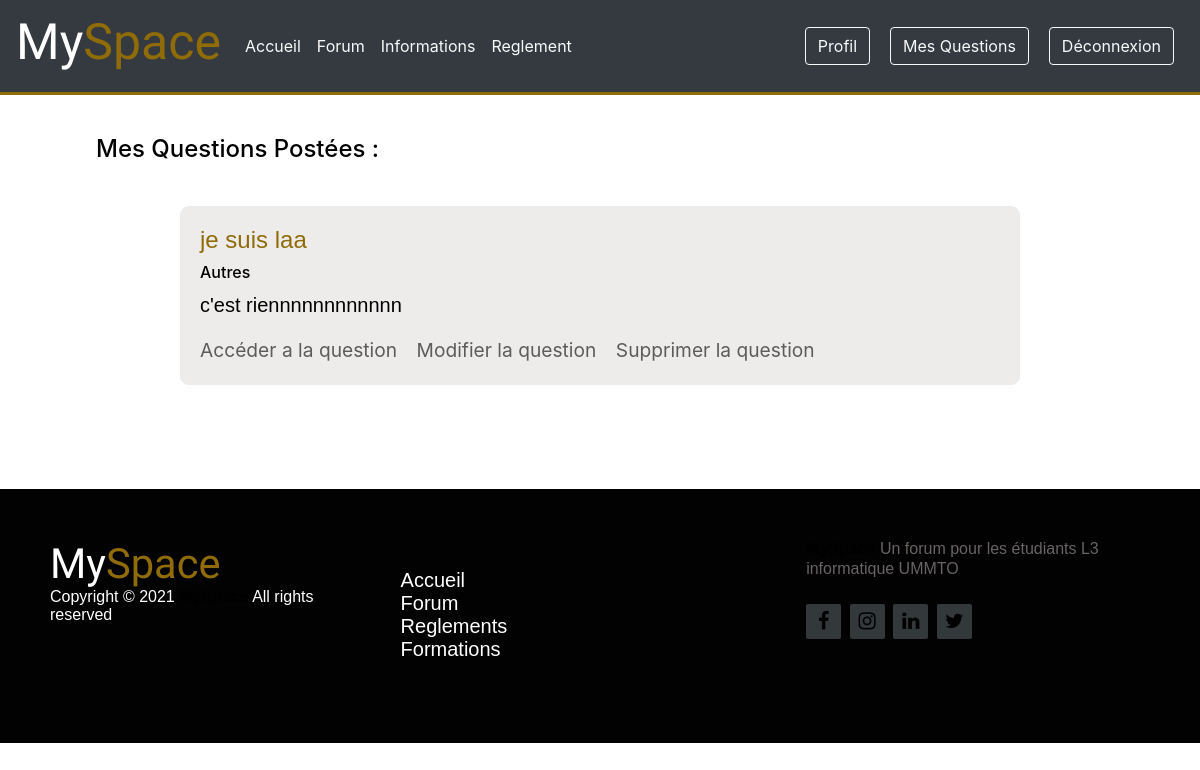
/utilisateur/v/php/mes_questions.php (signed in), run on the app's committed database.
### tables this page shows
CREATE TABLE `questions` (
  `id` int(11) NOT NULL,
  `titre` text NOT NULL,
  `categorie` int(11) NOT NULL,
  `contenu` text NOT NULL,
  `email_auteur` varchar(255) NOT NULL,
  `pseudo_auteur` text NOT NULL,
  `date_publication` text NOT NULL
);

CREATE TABLE `categories` (
  `code` int(11) NOT NULL,
  `nom` varchar(255) NOT NULL
);

### utilisateur/c/questions/question_toutes.php (called while the page is built)
<?php
require('../../m/conbd.php');
$getAllMyQuestions = $bdd->prepare('SELECT id, titre, contenu, categorie FROM questions WHERE email_auteur = ? ORDER BY id DESC');
$getAllMyQuestions->execute(array($_SESSION['email']));
?>

### utilisateur/c/questions/nom_categorie.php (called while the page is built)
<?php
$nomCategorie = $bdd->prepare("SELECT * FROM categories WHERE code = ?");
$nomCategorie->execute(array($question['categorie']));
if($nomCategorie->rowCount() == 1) {
   $CategorieInfos = $nomCategorie->fetch();
}

### utilisateur/v/php/mes_questions.php (the view, shortened to what this page needs)
<?php
    require('../../c/questions/question_toutes.php');
?>
<!DOCTYPE html>
<html lang="fr">
<head>
    <link rel="stylesheet" href="../css/mes_questions.css">
    <link rel="stylesheet" href="../css/footer.css">
    <link rel="stylesheet" href="../css/navbar.css">
    <link rel="stylesheet" href="http://maxcdn.bootstrapcdn.com/font-awesome/4.2.0/css/font-awesome.min.css">
    <link rel="stylesheet" href="https://cdn.jsdelivr.net/npm/bootstrap@4.6.1/dist/css/bootstrap.min.css">
</head>
<body>
   <section class="hero">
      <?php
            require('../includes/navbar.php');
        ?>
        <header class="profil">
            <div class="text">
                <h4>Mes Questions Postées : </h1>
                <br>
            </div>
        </header>
        <div>
            <?php
                while($question = $getAllMyQuestions->fetch()){
                    require('../../c/questions/nom_categorie.php');
                    ?>
                    <div class="posts ">
                        <h5>
                            <a href="article.php?id=<?= $question['id']; ?>">
                                <?= $question['titre']; ?>
                            </a>
                        </h5>
                        <div class="second-part">
                            <h6><?= $CategorieInfos['nom']; ?></h6>
                                <p>
                                    <?= $question['contenu']; ?>
                                </p>
                                <a href="article.php?id=<?= $question['id']; ?>"> Accéder a la question</a>
                                <a href="modifier_mes_questions.php?id=<?= $question['id']; ?>"> Modifier la question</a>
                                <a href="../../c/questions/supprimer_quest.php?id=<?= $question['id']; ?>">Supprimer la question</a>
                        </div>
                    </div>
                    <br>
                    <?php
                }
            ?>
        </div>
        <?php
            require('../includes/footer.php');
        ?>
</body>
</html>

### utilisateur/v/css/mes_questions.css (style rules this page uses)
* { color: rgb(0, 0, 0); }
header h4 { margin-left: 8%; }
.posts { margin-top: 10px; padding: 20px; width: 70%; margin-left: 15%; border-radius: 9px; background-color: rgb(238, 235, 235); }
.posts h5 a { text-decoration: none; color:#8f6c07; font-size: 1.5rem; font-weight:lighter; font-family:sans-serif; }
.second-part a { text-decoration: none; margin:15px; font-size: 1.2rem; color:rgb(93, 91, 91); cursor: pointer; margin-left: 0px; }
.second-part p { color:rgb(0, 0, 0); font-size: 20px; font-weight:lighter; font-family:sans-serif; }

### utilisateur/v/css/footer.css (style rules this page uses)
@media (max-height:800px) { header { padding-top: 40px; } }

### data on the page
questions: titre "je suis laa", categories.nom "Autres", contenu "c'est riennnnnnnnnnnn"
